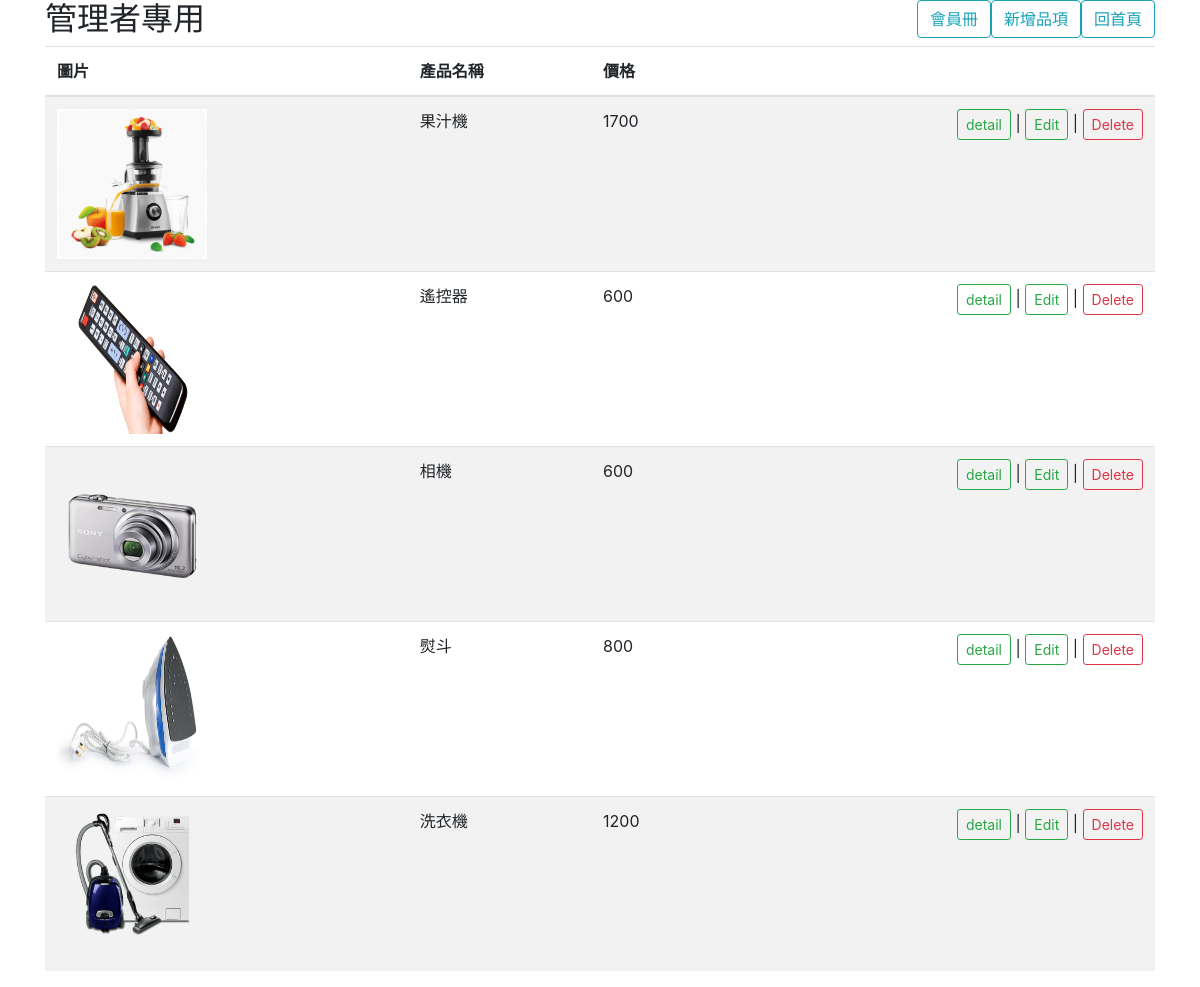
/manager.php, run on the app's committed database.
### tables this page shows
CREATE TABLE `product` (
  `pID` int(11) UNSIGNED NOT NULL,
  `pName` varchar(20) NOT NULL DEFAULT '',
  `UnitPrice` decimal(19,0) NOT NULL DEFAULT '0',
  `picture` varchar(50) NOT NULL DEFAULT ''
);

### manager.php (the view, shortened to what this page needs)
<?php
require("database.php");
$sqlproduct ="
SELECT * FROM `product`";
$product=mysqli_query($con, $sqlproduct);
?>
<!DOCTYPE html>
<html lang="en">
<head>
  <link rel="stylesheet" href="https://maxcdn.bootstrapcdn.com/bootstrap/4.5.2/css/bootstrap.min.css">
</head>
<body>
<div class="container">
    <h2 class="float-left"><?= $sUserName."管理者專用"?></h2>
        <a href="index.php" class="btn btn-outline-info btn-md float-right">回首頁</a>
        <a href="addproduct.php" class="btn btn-outline-info btn-md float-right">新增品項</a>
        <a href="memcheck.php" class="btn btn-outline-info btn-md float-right">會員冊</a>
  <table class="table table-striped">
    <thead>
      <tr>
        <th>圖片</th>
        <th>產品名稱</th>
        <th>價格</th>
        <th>&nbsp;</th>
      </tr>
    </thead>
    <tbody>
    <?php while ( $row = mysqli_fetch_assoc($product) ) { ?>
      <tr>
        <td><img src="images/<?= $row["picture"]?>" width="150px" height="150px"></td>
        <td><?= $row["pName"] ?></td>
        <td><?= $row["UnitPrice"] ?></td>
        <td>
            <span class="float-right">
                <a href="./detail.php?id=<?= $row["pID"] ?>" class="btn btn-outline-success  btn-sm">detail</a>
                |
                <a href="./editForm.php?id=<?= $row["pID"] ?>" class="btn btn-outline-success btn-sm">Edit</a>
                |
                <a href="./deletefrom.php?id=<?= $row["pID"] ?>" class="btn btn-outline-danger btn-sm">Delete</a>
            </span>
        </td>
      </tr>
    <?php } ?>
    </tbody>
  </table>
</div>
</body>
</html>

### data on the page
product: picture (picture), pName "果汁機", UnitPrice "1700"
product: picture (picture), pName "遙控器", UnitPrice "600"
product: picture (picture), pName "相機", UnitPrice "600"
product: picture (picture), pName "熨斗", UnitPrice "800"
product: picture (picture), pName "洗衣機", UnitPrice "1200"
